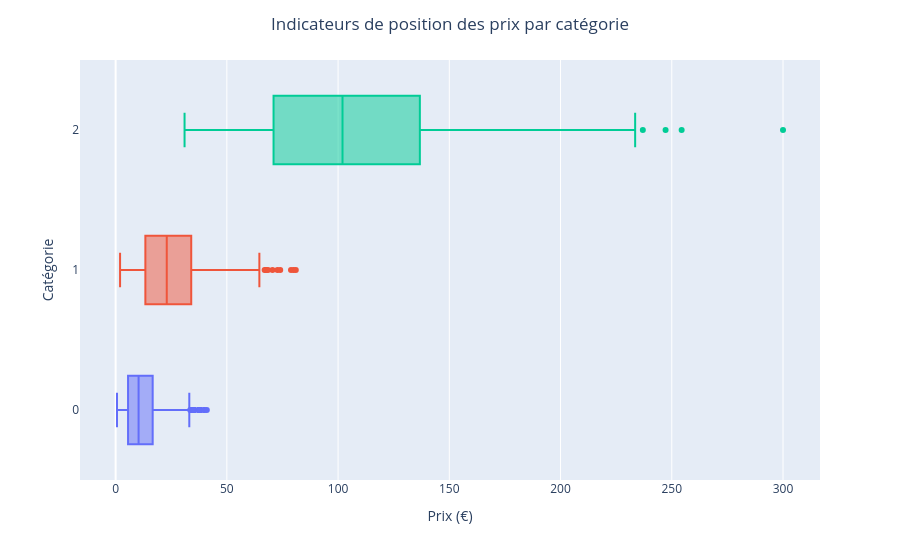

Notebook source saved alongside this figure:
### Code cell
fig = px.box(df_products, x="price", y="categ", color="categ", hover_name="id_prod", labels={"price":"Prix (€)","categ":"Catégorie"})
fig.update_layout(showlegend=False, yaxis_categoryorder="category ascending")
fig.update_layout(title="Indicateurs de position des prix par catégorie", title_x=0.5)
fig.show()

### Figure 1 — Plotly figure (JSON) as saved in the notebook; plotly's stock layout.template omitted (floating-point values rounded to 4 significant figures; data arrays with more than 128 entries replaced by an {"elided": "..."} marker saying what was removed)
{"data": [{"alignmentgroup": "True", "hovertemplate": "<b>%{hovertext}</b><br><br>Catégorie=%{y}<br>Prix (€)=%{x}<extra></extra>", "hovertext": {"elided": "2308 str values"}, "legendgroup": "0", "marker": {"color": "#636efa"}, "name": "0", "notched": false, "offsetgroup": "0", "orientation": "h", "showlegend": true, "type": "box", "x": {"elided": "2308 float values"}, "x0": " ", "xaxis": "x", "y": {"elided": "2308 str values"}, "y0": " ", "yaxis": "y"}, {"alignmentgroup": "True", "hovertemplate": "<b>%{hovertext}</b><br><br>Catégorie=%{y}<br>Prix (€)=%{x}<extra></extra>", "hovertext": {"elided": "739 str values"}, "legendgroup": "1", "marker": {"color": "#EF553B"}, "name": "1", "notched": false, "offsetgroup": "1", "orientation": "h", "showlegend": true, "type": "box", "x": {"elided": "739 float values"}, "x0": " ", "xaxis": "x", "y": {"elided": "739 str values"}, "y0": " ", "yaxis": "y"}, {"alignmentgroup": "True", "hovertemplate": "<b>%{hovertext}</b><br><br>Catégorie=%{y}<br>Prix (€)=%{x}<extra></extra>", "hovertext": {"elided": "239 str values"}, "legendgroup": "2", "marker": {"color": "#00cc96"}, "name": "2", "notched": false, "offsetgroup": "2", "orientation": "h", "showlegend": true, "type": "box", "x": {"elided": "239 float values"}, "x0": " ", "xaxis": "x", "y": {"elided": "239 str values"}, "y0": " ", "yaxis": "y"}], "layout": {"boxmode": "overlay", "legend": {"title": {"text": "Catégorie"}, "tracegroupgap": 0}, "margin": {"t": 60}, "showlegend": false, "title": {"text": "Indicateurs de position des prix par catégorie", "x": 0.5}, "xaxis": {"anchor": "y", "domain": [0, 1], "title": {"text": "Prix (€)"}}, "yaxis": {"anchor": "x", "categoryarray": ["2", "1", "0"], "categoryorder": "category ascending", "domain": [0, 1], "title": {"text": "Catégorie"}}}}
